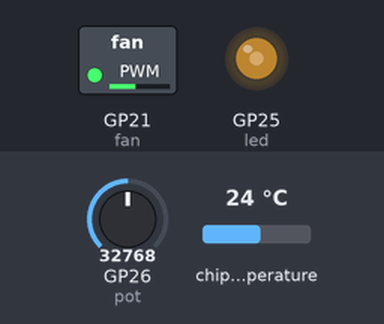
The program below on a simulated Raspberry Pi Pico running MicroPython. Shown: switched loads named in the program (green lamp = pin HIGH), output pins drawn as LEDs (lit = HIGH). The test bench sets the inputs (shaded band); at power-on: chip temperature 24 °C, GP26 (pot) = 32768 (analog values on the 0–65535 scale). What the program prints to the serial console is not drawn.

Above: at 1.2 s.
1.3 s: chip temperature set to 1 °C
At 2.7 s:
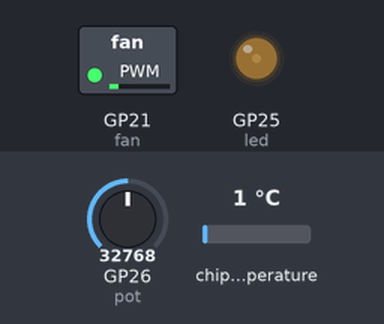
3.0 s: chip temperature set to 34 °C
At 4.5 s:
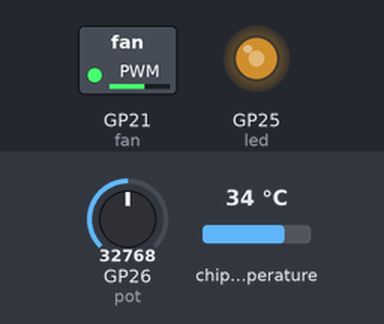
Timing chart, 0 to 6.0 s (numbered marks = the images above; inputs shaded):
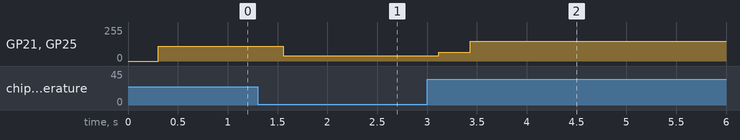

Measured:
- after the input at 1.3 s, GP21 (fan), GP25 (led): 110/255 → 38/255 after 0.26 s
- after the input at 3.0 s, GP21 (fan), GP25 (led): 38/255 → 66/255 after 0.12 s, → 148/255 0.31 s later

The program:

main.py
```python
from machine import Pin, ADC, PWM
import utime

#Temp variables below
min_temp = 18
max_temp = 50

#fan duty at min/max temps
min_duty = 25
max_duty = 75

#temp calibration
#Raise first value to reduce temp reading, lower value to increase reading
conversion_factor = 3.255 / (65535)


pot = machine.ADC(26)
led = PWM(Pin(25))
led.freq(25000)
fan = PWM(Pin(21))
fan.freq(25000)
sensor_temp = machine.ADC(4)


def map (x, in_min, in_max, out_min, out_max):
  """ Maps two ranges together """
  return int ((x-in_min) * (out_max-out_min) / (in_max - in_min) + out_min)


while True:
  t1 = sensor_temp.read_u16() * conversion_factor
  utime.sleep(0.01)
  t2 = sensor_temp.read_u16() * conversion_factor
  utime.sleep(0.01)
  t3 = sensor_temp.read_u16() * conversion_factor
  utime.sleep(0.01)
  t4 = sensor_temp.read_u16() * conversion_factor
  utime.sleep(0.01)
  t5 = sensor_temp.read_u16() * conversion_factor
  utime.sleep(0.01)
  t6 = sensor_temp.read_u16() * conversion_factor
  utime.sleep(0.01)
  t7 = sensor_temp.read_u16() * conversion_factor
  utime.sleep(0.01)
  t8 = sensor_temp.read_u16() * conversion_factor
  utime.sleep(0.01)
  t9 = sensor_temp.read_u16() * conversion_factor
  utime.sleep(0.01)
  t10 = sensor_temp.read_u16() * conversion_factor
  utime.sleep(0.01)
  t11 = sensor_temp.read_u16() * conversion_factor
  utime.sleep(0.01)
  t12 = sensor_temp.read_u16() * conversion_factor
  utime.sleep(0.01)
  t13 = sensor_temp.read_u16() * conversion_factor
  utime.sleep(0.01)
  t14 = sensor_temp.read_u16() * conversion_factor
  utime.sleep(0.01)
  t15 = sensor_temp.read_u16() * conversion_factor
  utime.sleep(0.01)
  t16 = sensor_temp.read_u16() * conversion_factor
  utime.sleep(0.01)
  t17 = sensor_temp.read_u16() * conversion_factor
  utime.sleep(0.01)
  t18 = sensor_temp.read_u16() * conversion_factor
  utime.sleep(0.01)
  t19 = sensor_temp.read_u16() * conversion_factor
  utime.sleep(0.01)
  t20 = sensor_temp.read_u16() * conversion_factor
  utime.sleep(0.01)
  t21 = sensor_temp.read_u16() * conversion_factor
  utime.sleep(0.01)
  t22 = sensor_temp.read_u16() * conversion_factor
  utime.sleep(0.01)
  t23 = sensor_temp.read_u16() * conversion_factor
  utime.sleep(0.01)
  t24 = sensor_temp.read_u16() * conversion_factor
  utime.sleep(0.01)
  t25 = sensor_temp.read_u16() * conversion_factor
  utime.sleep(0.01)
  t26 = sensor_temp.read_u16() * conversion_factor
  utime.sleep(0.01)
  t27 = sensor_temp.read_u16() * conversion_factor
  utime.sleep(0.01)
  t28 = sensor_temp.read_u16() * conversion_factor
  utime.sleep(0.01)
  t29 = sensor_temp.read_u16() * conversion_factor
  utime.sleep(0.01)
  t30 = sensor_temp.read_u16() * conversion_factor
  utime.sleep(0.01)

  raw_temps = (t1,t2,t3,t4,t5,t6,t7,t8,t9,t10,t10,t12,t13,t14,t15,t16,t17,t18,t19,t20,t21,t22,t23,t24,t25,t26,t27,t28,t29,t30)
  avg_temp = sum(raw_temps)/30
  temperature = 27 - (avg_temp - 0.706)/0.001721
  temp_f = round((temperature * 1.8 + 32),1)
  temp_percent = map(temperature,min_temp,max_temp,min_duty,max_duty)


  pot_value = pot.read_u16()
  pot_percentage = map(pot_value,300,65535,100,100)

  output_percentage = (temp_percent * pot_percentage / 100)

  pwm_value = map(output_percentage,0,100,0,65535)
  pwm_output = min(max(9830,pwm_value),65535)

  print("Temp C:",temperature, "Temp F:",temp_f, "Temp percentage:",temp_percent, "Pot Percentage:",pot_percentage, "Pot Value",pot_value, "Final Percent",output_percentage,"pwm value",pwm_value,"Output PWM",pwm_output)
  led.duty_u16(pwm_output)
  fan.duty_u16(pwm_output)
  utime.sleep(0.01)
```
